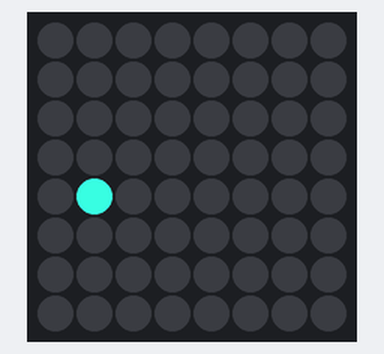
This program was run on a simulated Raspberry Pi (BCM pin numbers) with a Sense HAT. On the bench: the Sense HAT's 8×8 RGB LED matrix. Dim RGB values are drawn brighter than linear; random numbers come from a fixed seed. At 6.7 s the program stops and its outputs stay as they are.

Above: at 0.09 s.
At 0.93 s:
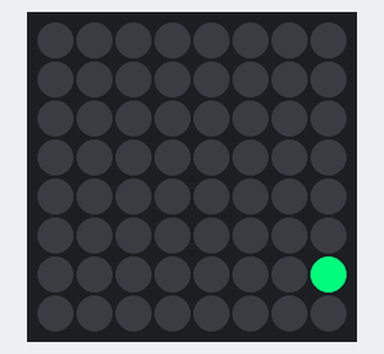
At 2.28 s:
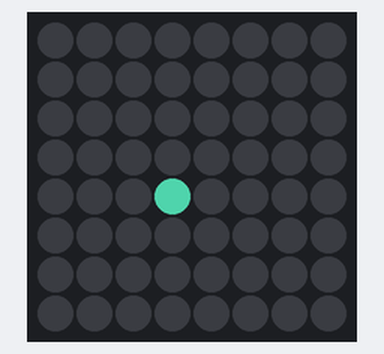
At 2.71 s:
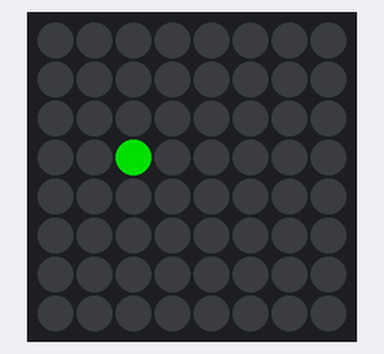
At 3.92 s:
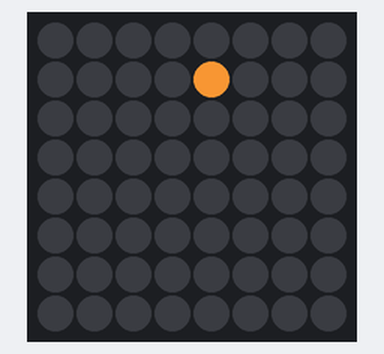
At 6.41 s:
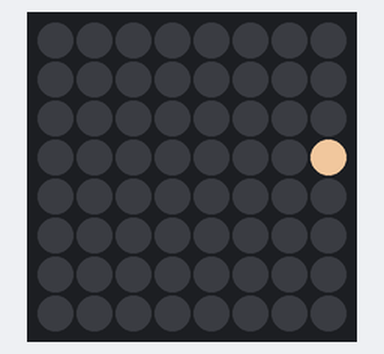

The program:

5.py
```python
#!/usr/bin/env python3

# Randomly lights up pixels.

import random
from sense_hat import SenseHat
from random import randint
from time import sleep
from sense_methods import sense_methods

sense = SenseHat()

sense.clear()

for i in range (0, randint(0, 256)):
	x = randint(0, 7)
	y = randint(0, 7)
	r = randint(0, 255)
	g = randint(0, 255)
	b = randint(0, 255)
	sense.set_pixel(x, y, r, g, b)
	sleep(random.uniform(0.01, 0.2))
	sense.set_pixel(x, y, 0, 0, 0);
```

sense_methods.py
```python
from sense_hat import SenseHat

sense = SenseHat()

def set_pixel_in_array(position, r, g, b):
  x_pos = (position % 8)
  y_pos = int(position // 8)
  if position  == 0:
    x_pos = 0
    y_pos = 0
  sense.set_pixel(x_pos, y_pos, r, g, b)
```
